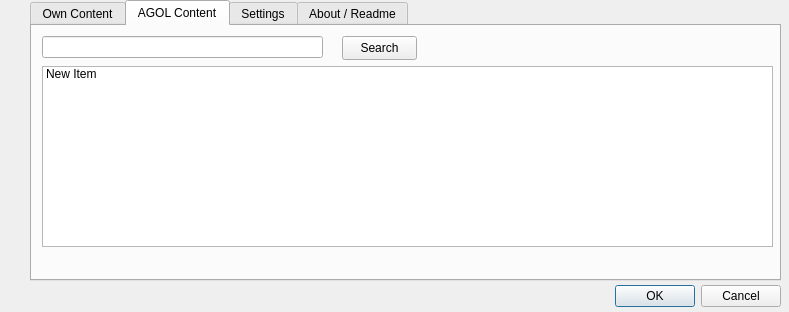
<?xml version="1.0" encoding="UTF-8"?>
<ui version="4.0">
 <class>QarcConnect3Dialog</class>
 <widget class="QDialog" name="QarcConnect3Dialog">
  <property name="geometry">
   <rect>
    <x>0</x>
    <y>0</y>
    <width>789</width>
    <height>312</height>
   </rect>
  </property>
  <property name="windowTitle">
   <string>QGIS to ArcGIS Connector</string>
  </property>
  <widget class="QDialogButtonBox" name="buttonBox">
   <property name="geometry">
    <rect>
     <x>440</x>
     <y>280</y>
     <width>341</width>
     <height>32</height>
    </rect>
   </property>
   <property name="orientation">
    <enum>Qt::Orientation::Horizontal</enum>
   </property>
   <property name="standardButtons">
    <set>QDialogButtonBox::StandardButton::Cancel|QDialogButtonBox::StandardButton::Ok</set>
   </property>
  </widget>
  <widget class="QTabWidget" name="tabWidget">
   <property name="geometry">
    <rect>
     <x>30</x>
     <y>0</y>
     <width>751</width>
     <height>281</height>
    </rect>
   </property>
   <property name="tabPosition">
    <enum>QTabWidget::TabPosition::North</enum>
   </property>
   <property name="tabShape">
    <enum>QTabWidget::TabShape::Rounded</enum>
   </property>
   <property name="currentIndex">
    <number>1</number>
   </property>
   <property name="documentMode">
    <bool>false</bool>
   </property>
   <property name="tabsClosable">
    <bool>false</bool>
   </property>
   <property name="tabBarAutoHide">
    <bool>false</bool>
   </property>
   <widget class="QWidget" name="tab">
    <attribute name="title">
     <string>Own Content</string>
    </attribute>
    <widget class="QPushButton" name="loginButton">
     <property name="geometry">
      <rect>
       <x>10</x>
       <y>230</y>
       <width>75</width>
       <height>24</height>
      </rect>
     </property>
     <property name="text">
      <string>Login</string>
     </property>
    </widget>
    <widget class="QListWidget" name="itemListWidget">
     <property name="geometry">
      <rect>
       <x>10</x>
       <y>0</y>
       <width>731</width>
       <height>221</height>
      </rect>
     </property>
     <item>
      <property name="text">
       <string>New Item</string>
      </property>
     </item>
    </widget>
   </widget>
   <widget class="QWidget" name="agolContent">
    <attribute name="title">
     <string>AGOL Content</string>
    </attribute>
    <widget class="QListWidget" name="SearchitemListWidget">
     <property name="geometry">
      <rect>
       <x>10</x>
       <y>40</y>
       <width>731</width>
       <height>181</height>
      </rect>
     </property>
     <item>
      <property name="text">
       <string>New Item</string>
      </property>
     </item>
    </widget>
    <widget class="QLineEdit" name="SearchTextlineEdit">
     <property name="geometry">
      <rect>
       <x>10</x>
       <y>10</y>
       <width>281</width>
       <height>22</height>
      </rect>
     </property>
    </widget>
    <widget class="QPushButton" name="pushButtonSearch">
     <property name="geometry">
      <rect>
       <x>310</x>
       <y>10</y>
       <width>75</width>
       <height>24</height>
      </rect>
     </property>
     <property name="text">
      <string>Search</string>
     </property>
    </widget>
   </widget>
   <widget class="QWidget" name="settings">
    <attribute name="title">
     <string>Settings</string>
    </attribute>
    <layout class="QGridLayout" name="gridLayout">
     <item row="2" column="1">
      <widget class="QLineEdit" name="lineEdit">
       <property name="placeholderText">
        <string>10.192.168.1:80</string>
       </property>
      </widget>
     </item>
     <item row="4" column="0">
      <widget class="QPushButton" name="saveCredsPushButton">
       <property name="text">
        <string>Save Settings</string>
       </property>
      </widget>
     </item>
     <item row="0" column="0">
      <widget class="QLabel" name="label">
       <property name="text">
        <string>Username</string>
       </property>
      </widget>
     </item>
     <item row="3" column="1">
      <widget class="QPushButton" name="pushButton">
       <property name="text">
        <string>contact plugin owner</string>
       </property>
      </widget>
     </item>
     <item row="2" column="0">
      <widget class="QLabel" name="label_3">
       <property name="text">
        <string>https proxy</string>
       </property>
      </widget>
     </item>
     <item row="3" column="0">
      <widget class="QLabel" name="label_4">
       <property name="text">
        <string>Portal URL</string>
       </property>
      </widget>
     </item>
     <item row="1" column="1">
      <widget class="QLineEdit" name="passwordLineEdit">
       <property name="echoMode">
        <enum>QLineEdit::EchoMode::Password</enum>
       </property>
       <property name="placeholderText">
        <string>password</string>
       </property>
      </widget>
     </item>
     <item row="1" column="0">
      <widget class="QLabel" name="label_2">
       <property name="text">
        <string>Password</string>
       </property>
      </widget>
     </item>
     <item row="0" column="1">
      <widget class="QLineEdit" name="usernameLineEdit">
       <property name="placeholderText">
        <string>user.name</string>
       </property>
      </widget>
     </item>
     <item row="5" column="1">
      <widget class="QLineEdit" name="lineEdit_2">
       <property name="dragEnabled">
        <bool>true</bool>
       </property>
       <property name="placeholderText">
        <string>latest token is shown here</string>
       </property>
      </widget>
     </item>
     <item row="5" column="0">
      <widget class="QPushButton" name="pushButton_2">
       <property name="text">
        <string>generate Token</string>
       </property>
      </widget>
     </item>
    </layout>
   </widget>
   <widget class="QWidget" name="tab_2">
    <attribute name="title">
     <string>About / Readme</string>
    </attribute>
    <widget class="QTextBrowser" name="textBrowser">
     <property name="geometry">
      <rect>
       <x>0</x>
       <y>0</y>
       <width>741</width>
       <height>251</height>
      </rect>
     </property>
     <property name="html">
      <string>&lt;!DOCTYPE HTML PUBLIC &quot;-//W3C//DTD HTML 4.0//EN&quot; &quot;http://www.w3.org/TR/REC-html40/strict.dtd&quot;&gt;
&lt;html&gt;&lt;head&gt;&lt;meta name=&quot;qrichtext&quot; content=&quot;1&quot; /&gt;&lt;meta charset=&quot;utf-8&quot; /&gt;&lt;title&gt;QarcConnector Help&lt;/title&gt;&lt;style type=&quot;text/css&quot;&gt;
p, li { white-space: pre-wrap; }
hr { height: 1px; border-width: 0; }
li.unchecked::marker { content: &quot;\2610&quot;; }
li.checked::marker { content: &quot;\2612&quot;; }
&lt;/style&gt;&lt;/head&gt;&lt;body style=&quot; font-family:'Segoe UI'; font-size:9pt; font-weight:400; font-style:normal;&quot; bgcolor=&quot;#fdfdfd&quot;&gt;
&lt;h1 style=&quot; margin-top:18px; margin-bottom:12px; margin-left:0px; margin-right:0px; -qt-block-indent:0; text-indent:0px; line-height:160%;&quot;&gt;&lt;span style=&quot; font-family:'Segoe UI','sans-serif'; font-size:xx-large; font-weight:700; color:#005a9c;&quot;&gt;QarcConnector – Plugin Help&lt;/span&gt;&lt;span style=&quot; font-family:'Segoe UI','sans-serif'; font-size:xx-large; font-weight:700; color:#333333;&quot;&gt; &lt;/span&gt;&lt;/h1&gt;
&lt;h2 style=&quot; margin-top:16px; margin-bottom:12px; margin-left:0px; margin-right:0px; -qt-block-indent:0; text-indent:0px; line-height:160%;&quot;&gt;&lt;span style=&quot; font-family:'Segoe UI','sans-serif'; font-size:x-large; font-weight:700; color:#005a9c;&quot;&gt;🔗 Overview&lt;/span&gt;&lt;span style=&quot; font-family:'Segoe UI','sans-serif'; font-size:x-large; font-weight:700; color:#333333;&quot;&gt; &lt;/span&gt;&lt;/h2&gt;
&lt;p style=&quot; margin-top:12px; margin-bottom:12px; margin-left:0px; margin-right:0px; -qt-block-indent:0; text-indent:0px; line-height:160%;&quot;&gt;&lt;span style=&quot; font-family:'Segoe UI','sans-serif'; font-weight:700; color:#333333;&quot;&gt;QarcConnector&lt;/span&gt;&lt;span style=&quot; font-family:'Segoe UI','sans-serif'; color:#333333;&quot;&gt; is a QGIS plugin that allows you to connect to private and public ArcGIS Online or ArcGIS Enterprise layers using token-based authentication. It supports both vector and feature layers and simplifies integration of Esri services into your QGIS projects. &lt;/span&gt;&lt;/p&gt;
&lt;h2 style=&quot; margin-top:16px; margin-bottom:12px; margin-left:0px; margin-right:0px; -qt-block-indent:0; text-indent:0px; line-height:160%;&quot;&gt;&lt;span style=&quot; font-family:'Segoe UI','sans-serif'; font-size:x-large; font-weight:700; color:#005a9c;&quot;&gt;🔐 Authentication&lt;/span&gt;&lt;span style=&quot; font-family:'Segoe UI','sans-serif'; font-size:x-large; font-weight:700; color:#333333;&quot;&gt; &lt;/span&gt;&lt;/h2&gt;
&lt;p style=&quot; margin-top:12px; margin-bottom:12px; margin-left:0px; margin-right:0px; -qt-block-indent:0; text-indent:0px; line-height:160%;&quot;&gt;&lt;span style=&quot; font-family:'Segoe UI','sans-serif'; color:#333333;&quot;&gt;QarcConnector uses Esri Token Authentication for secure access. The creentials are stored inside Qgis settings. The credentials are used to get a token and to access layers in QGIS. Every token is valid for 600min. If you want to work with secured items later on make sure to generate new tokens to the project and add it to an existing authentication configuration from &lt;/span&gt;&lt;span style=&quot; font-family:'Courier New'; color:#333333;&quot;&gt;QGIS &amp;gt; Settings &amp;gt; Authentication&lt;/span&gt;&lt;/p&gt;
&lt;p style=&quot; margin-top:10px; margin-bottom:0px; margin-left:0px; margin-right:0px; -qt-block-indent:0; text-indent:0px; line-height:160%; background-color:#ffffcc;&quot;&gt;&lt;span style=&quot; font-family:'Segoe UI','sans-serif'; font-weight:700; color:#333333;&quot;&gt;Note:&lt;/span&gt;&lt;span style=&quot; font-family:'Segoe UI','sans-serif'; color:#333333;&quot;&gt; Esri tokens are usually short-lived. Make sure to renew them before expiry. &lt;/span&gt;&lt;/p&gt;
&lt;h2 style=&quot; margin-top:16px; margin-bottom:12px; margin-left:0px; margin-right:0px; -qt-block-indent:0; text-indent:0px; line-height:160%;&quot;&gt;&lt;span style=&quot; font-family:'Segoe UI','sans-serif'; font-size:x-large; font-weight:700; color:#005a9c;&quot;&gt;🌐 Proxy Settings&lt;/span&gt;&lt;span style=&quot; font-family:'Segoe UI','sans-serif'; font-size:x-large; font-weight:700; color:#333333;&quot;&gt; &lt;/span&gt;&lt;/h2&gt;
&lt;p style=&quot; margin-top:12px; margin-bottom:12px; margin-left:0px; margin-right:0px; -qt-block-indent:0; text-indent:0px; line-height:160%;&quot;&gt;&lt;span style=&quot; font-family:'Segoe UI','sans-serif'; color:#333333;&quot;&gt;If you're behind a corporate proxy, you can manually enter the proxy IP and port in the settings tab. These values will be stored in &lt;/span&gt;&lt;span style=&quot; font-family:'Courier New'; color:#333333; background-color:#f2f2f2;&quot;&gt;QSettings&lt;/span&gt;&lt;span style=&quot; font-family:'Segoe UI','sans-serif'; color:#333333;&quot;&gt; and automatically applied to all future requests made by the plugin. &lt;/span&gt;&lt;/p&gt;
&lt;ul style=&quot;margin-top: 0px; margin-bottom: 0px; margin-left: 0px; margin-right: 0px; -qt-list-indent: 1;&quot;&gt;
&lt;li style=&quot; font-family:'Segoe UI','sans-serif'; color:#333333;&quot; style=&quot; margin-top:5px; margin-bottom:0px; margin-left:0px; margin-right:0px; -qt-block-indent:0; text-indent:0px; line-height:160%;&quot;&gt;Leave the fields blank to disable proxy usage &lt;/li&gt;
&lt;li style=&quot; font-family:'Segoe UI','sans-serif'; color:#333333;&quot; style=&quot; margin-top:0px; margin-bottom:12px; margin-left:0px; margin-right:0px; -qt-block-indent:0; text-indent:0px; line-height:160%;&quot;&gt;The proxy will be used for all &lt;span style=&quot; font-family:'Courier New'; background-color:#f2f2f2;&quot;&gt;requests.get()&lt;/span&gt; and &lt;span style=&quot; font-family:'Courier New'; background-color:#f2f2f2;&quot;&gt;requests.post()&lt;/span&gt; calls &lt;/li&gt;&lt;/ul&gt;
&lt;h2 style=&quot; margin-top:16px; margin-bottom:12px; margin-left:0px; margin-right:0px; -qt-block-indent:0; text-indent:0px; line-height:160%;&quot;&gt;&lt;span style=&quot; font-family:'Segoe UI','sans-serif'; font-size:x-large; font-weight:700; color:#005a9c;&quot;&gt;📦 Supported Layers&lt;/span&gt;&lt;span style=&quot; font-family:'Segoe UI','sans-serif'; font-size:x-large; font-weight:700; color:#333333;&quot;&gt; &lt;/span&gt;&lt;/h2&gt;
&lt;p style=&quot; margin-top:12px; margin-bottom:12px; margin-left:0px; margin-right:0px; -qt-block-indent:0; text-indent:0px; line-height:160%;&quot;&gt;&lt;span style=&quot; font-family:'Segoe UI','sans-serif'; color:#333333;&quot;&gt;You can connect to the following types of ArcGIS layers: &lt;/span&gt;&lt;/p&gt;
&lt;ul style=&quot;margin-top: 0px; margin-bottom: 0px; margin-left: 0px; margin-right: 0px; -qt-list-indent: 1;&quot;&gt;
&lt;li style=&quot; font-family:'Segoe UI','sans-serif'; color:#333333;&quot; style=&quot; margin-top:5px; margin-bottom:0px; margin-left:0px; margin-right:0px; -qt-block-indent:0; text-indent:0px; line-height:160%;&quot;&gt;FeatureServer layers (vector features) &lt;/li&gt;
&lt;li style=&quot; font-family:'Segoe UI','sans-serif'; color:#333333;&quot; style=&quot; margin-top:0px; margin-bottom:12px; margin-left:0px; margin-right:0px; -qt-block-indent:0; text-indent:0px; line-height:160%;&quot;&gt;MapServer layers (raster maps, when supported) &lt;/li&gt;&lt;/ul&gt;
&lt;h2 style=&quot; margin-top:16px; margin-bottom:12px; margin-left:0px; margin-right:0px; -qt-block-indent:0; text-indent:0px; line-height:160%;&quot;&gt;&lt;span style=&quot; font-family:'Segoe UI','sans-serif'; font-size:x-large; font-weight:700; color:#005a9c;&quot;&gt;⚙️ Usage&lt;/span&gt;&lt;span style=&quot; font-family:'Segoe UI','sans-serif'; font-size:x-large; font-weight:700; color:#333333;&quot;&gt; &lt;/span&gt;&lt;/h2&gt;
&lt;ol style=&quot;margin-top: 0px; margin-bottom: 0px; margin-left: 0px; margin-right: 0px; -qt-list-indent: 1;&quot;&gt;
&lt;li style=&quot; font-family:'Segoe UI','sans-serif'; color:#333333;&quot; style=&quot; margin-top:12px; margin-bottom:0px; margin-left:0px; margin-right:0px; -qt-block-indent:0; text-indent:0px; line-height:160%;&quot;&gt;Open the QarcConnector panel&lt;/li&gt;
&lt;li style=&quot; font-family:'Segoe UI','sans-serif'; color:#333333;&quot; style=&quot; margin-top:0px; margin-bottom:0px; margin-left:0px; margin-right:0px; -qt-block-indent:0; text-indent:0px; line-height:160%;&quot;&gt;Enter user name and password in the Settings field&lt;/li&gt;
&lt;li style=&quot; font-family:'Segoe UI','sans-serif'; color:#333333;&quot; style=&quot; margin-top:0px; margin-bottom:0px; margin-left:0px; margin-right:0px; -qt-block-indent:0; text-indent:0px; line-height:160%;&quot;&gt;Optionally define a proxy&lt;/li&gt;
&lt;li style=&quot; font-family:'Segoe UI','sans-serif'; color:#333333;&quot; style=&quot; margin-top:0px; margin-bottom:0px; margin-left:0px; margin-right:0px; -qt-block-indent:0; text-indent:0px; line-height:160%;&quot;&gt;Click &amp;quot;Save Settings&amp;quot; to store everything for future use&lt;/li&gt;
&lt;li style=&quot; font-family:'Segoe UI','sans-serif'; color:#333333;&quot; style=&quot; margin-top:0px; margin-bottom:0px; margin-left:0px; margin-right:0px; -qt-block-indent:0; text-indent:0px; line-height:160%;&quot;&gt;Search&lt;/li&gt;
&lt;p style=&quot; margin-top:0px; margin-bottom:0px; margin-left:0px; margin-right:0px; -qt-block-indent:1; text-indent:0px; line-height:160%;&quot;&gt;&lt;span style=&quot; font-family:'Segoe UI','sans-serif'; color:#333333;&quot;&gt;- &amp;quot;Own Content&amp;quot;: list all your content&lt;/span&gt;&lt;/p&gt;
&lt;p style=&quot; margin-top:0px; margin-bottom:0px; margin-left:0px; margin-right:0px; -qt-block-indent:1; text-indent:0px; line-height:160%;&quot;&gt;&lt;span style=&quot; font-family:'Segoe UI','sans-serif'; color:#333333;&quot;&gt;- &amp;quot;AGOL Content&amp;quot;: search for items in AGOL&lt;/span&gt;&lt;/p&gt;
&lt;li style=&quot; font-family:'Segoe UI','sans-serif'; color:#333333;&quot; style=&quot; margin-top:0px; margin-bottom:0px; margin-left:0px; margin-right:0px; -qt-block-indent:0; text-indent:0px; line-height:160%;&quot;&gt;Double click to access the service&lt;/li&gt;
&lt;li style=&quot; font-family:'Segoe UI','sans-serif'; color:#333333;&quot; style=&quot; margin-top:0px; margin-bottom:0px; margin-left:0px; margin-right:0px; -qt-block-indent:0; text-indent:0px; line-height:160%;&quot;&gt;select the desired layer from the popup by double click&lt;/li&gt;
&lt;li style=&quot; font-family:'Segoe UI','sans-serif'; color:#333333;&quot; style=&quot; margin-top:0px; margin-bottom:0px; margin-left:0px; margin-right:0px; -qt-block-indent:0; text-indent:0px; line-height:160%;&quot;&gt;layer will be added to th map&lt;/li&gt;&lt;/ol&gt;
&lt;h2 style=&quot; margin-top:16px; margin-bottom:12px; margin-left:0px; margin-right:0px; -qt-block-indent:0; text-indent:0px; line-height:160%;&quot;&gt;&lt;span style=&quot; font-family:'Segoe UI','sans-serif'; font-size:x-large; font-weight:700; color:#005a9c;&quot;&gt;🛠️ Troubleshooting&lt;/span&gt;&lt;span style=&quot; font-family:'Segoe UI','sans-serif'; font-size:x-large; font-weight:700; color:#333333;&quot;&gt; &lt;/span&gt;&lt;/h2&gt;
&lt;ul style=&quot;margin-top: 0px; margin-bottom: 0px; margin-left: 0px; margin-right: 0px; -qt-list-indent: 1;&quot;&gt;
&lt;li style=&quot; font-family:'Segoe UI','sans-serif'; color:#333333;&quot; style=&quot; margin-top:5px; margin-bottom:0px; margin-left:0px; margin-right:0px; -qt-block-indent:0; text-indent:0px; line-height:160%;&quot;&gt;If the layer does not appear, check that your token is still valid &lt;/li&gt;
&lt;li style=&quot; font-family:'Segoe UI','sans-serif'; color:#333333;&quot; style=&quot; margin-top:0px; margin-bottom:0px; margin-left:0px; margin-right:0px; -qt-block-indent:0; text-indent:0px; line-height:160%;&quot;&gt;Make sure the proxy settings (if used) are correct &lt;/li&gt;
&lt;li style=&quot; font-family:'Segoe UI','sans-serif'; color:#333333;&quot; style=&quot; margin-top:0px; margin-bottom:12px; margin-left:0px; margin-right:0px; -qt-block-indent:0; text-indent:0px; line-height:160%;&quot;&gt;Check the QGIS Python console for error logs &lt;/li&gt;&lt;/ul&gt;
&lt;h2 style=&quot; margin-top:16px; margin-bottom:12px; margin-left:0px; margin-right:0px; -qt-block-indent:0; text-indent:0px; line-height:160%;&quot;&gt;&lt;span style=&quot; font-family:'Segoe UI','sans-serif'; font-size:x-large; font-weight:700; color:#005a9c;&quot;&gt;📖 More Information&lt;/span&gt;&lt;span style=&quot; font-family:'Segoe UI','sans-serif'; font-size:x-large; font-weight:700; color:#333333;&quot;&gt; &lt;/span&gt;&lt;/h2&gt;
&lt;p style=&quot; margin-top:12px; margin-bottom:12px; margin-left:0px; margin-right:0px; -qt-block-indent:0; text-indent:0px; line-height:160%;&quot;&gt;&lt;span style=&quot; font-family:'Segoe UI','sans-serif'; color:#333333;&quot;&gt;You can find Esri documentation on token authentication &lt;/span&gt;&lt;a href=&quot;https://developers.arcgis.com/rest/users-groups-and-items/token.htm&quot;&gt;&lt;span style=&quot; font-family:'Segoe UI','sans-serif'; text-decoration: underline; color:#003e92;&quot;&gt;here&lt;/span&gt;&lt;/a&gt;&lt;span style=&quot; font-family:'Segoe UI','sans-serif'; color:#333333;&quot;&gt;. &lt;/span&gt;&lt;/p&gt;
&lt;p style=&quot; margin-top:12px; margin-bottom:12px; margin-left:0px; margin-right:0px; -qt-block-indent:0; text-indent:0px; line-height:160%;&quot;&gt;&lt;span style=&quot; font-family:'Segoe UI','sans-serif'; color:#333333;&quot;&gt;For additional support / enhancement wishes or even integration in your corporate it contact the plugin owner: &lt;/span&gt;&lt;a href=&quot;mailto:someone@example.com&amp;amp;&amp;amp;subject=Support QarcConnect&quot;&gt;&lt;span style=&quot; font-family:'Segoe UI','sans-serif'; text-decoration: underline; color:#003e92;&quot;&gt;Send email&lt;/span&gt;&lt;/a&gt;&lt;/p&gt;&lt;/body&gt;&lt;/html&gt;</string>
     </property>
    </widget>
   </widget>
  </widget>
 </widget>
 <resources/>
 <connections>
  <connection>
   <sender>buttonBox</sender>
   <signal>accepted()</signal>
   <receiver>QarcConnect3Dialog</receiver>
   <slot>accept()</slot>
   <hints>
    <hint type="sourcelabel">
     <x>248</x>
     <y>254</y>
    </hint>
    <hint type="destinationlabel">
     <x>157</x>
     <y>274</y>
    </hint>
   </hints>
  </connection>
  <connection>
   <sender>buttonBox</sender>
   <signal>rejected()</signal>
   <receiver>QarcConnect3Dialog</receiver>
   <slot>reject()</slot>
   <hints>
    <hint type="sourcelabel">
     <x>316</x>
     <y>260</y>
    </hint>
    <hint type="destinationlabel">
     <x>286</x>
     <y>274</y>
    </hint>
   </hints>
  </connection>
 </connections>
</ui>
